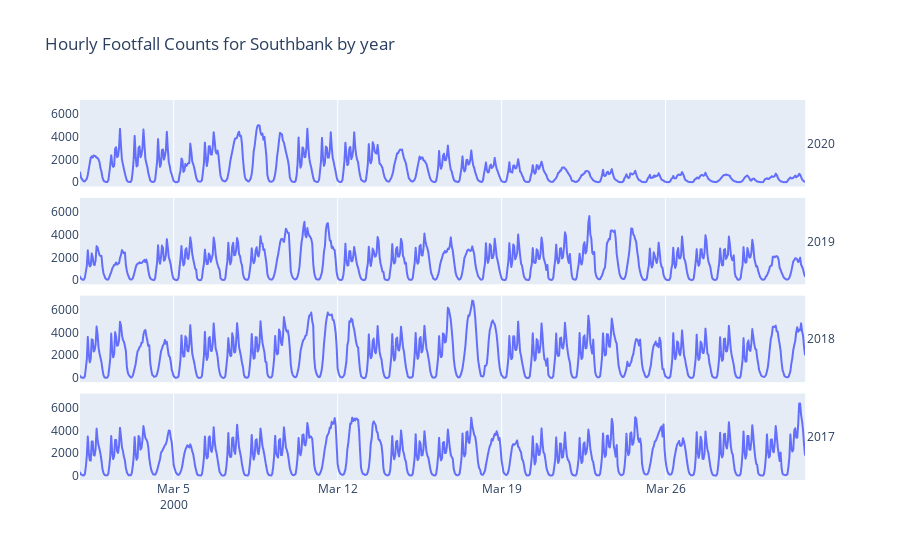

Notebook code for this chart:
### Code cell
def plot_years(df, sensor=None, year=None, month=None, same_yscale=False, row_height=100, **kwargs):
    df = filter_foot_df(df, year=year, month=month, sensor=sensor)
    
    # prep additional data required 
    year_counts = df.groupby("Year")["Hourly_Counts"].sum().sort_index(ascending=False)
    
    # make the figure with Plotly Express
    fig = px.line(
        df, y="Hourly_Counts", x="datetime_flat_year", facet_row="Year", title=f"Hourly Footfall Counts for {sensor} by year", 
        category_orders={'Year': list(year_counts.index)}, height=len(year_counts)*row_height, **kwargs
    )
    
    # update figure produced by Plotly Express with fine-tuning 
    fig.update_yaxes(matches=None if same_yscale else "y", showgrid=False, zeroline=False, title_text=None)
    fig.update_xaxes(showgrid=True, title_text=None)
    fig.for_each_annotation(lambda a: a.update(textangle=0, text=a.text.split('=')[-1]))
    return fig

plot_years(foot_df, sensor="Southbank", month="March", same_yscale=False)

### Figure 1 — Plotly figure (JSON) as saved in the notebook; plotly's stock layout.template omitted (floating-point values rounded to 4 significant figures; data arrays with more than 128 entries replaced by an {"elided": "..."} marker saying what was removed)
{"data": [{"hovertemplate": "Year=2020<br>datetime_flat_year=%{x}<br>Hourly_Counts=%{y}<extra></extra>", "legendgroup": "", "line": {"color": "#636efa", "dash": "solid"}, "mode": "lines", "name": "", "showlegend": false, "type": "scattergl", "x": {"elided": "744 str values"}, "xaxis": "x4", "y": {"elided": "744 int values"}, "yaxis": "y4"}, {"hovertemplate": "Year=2019<br>datetime_flat_year=%{x}<br>Hourly_Counts=%{y}<extra></extra>", "legendgroup": "", "line": {"color": "#636efa", "dash": "solid"}, "mode": "lines", "name": "", "showlegend": false, "type": "scattergl", "x": {"elided": "744 str values"}, "xaxis": "x3", "y": {"elided": "744 int values"}, "yaxis": "y3"}, {"hovertemplate": "Year=2018<br>datetime_flat_year=%{x}<br>Hourly_Counts=%{y}<extra></extra>", "legendgroup": "", "line": {"color": "#636efa", "dash": "solid"}, "mode": "lines", "name": "", "showlegend": false, "type": "scattergl", "x": {"elided": "744 str values"}, "xaxis": "x2", "y": {"elided": "744 int values"}, "yaxis": "y2"}, {"hovertemplate": "Year=2017<br>datetime_flat_year=%{x}<br>Hourly_Counts=%{y}<extra></extra>", "legendgroup": "", "line": {"color": "#636efa", "dash": "solid"}, "mode": "lines", "name": "", "showlegend": false, "type": "scattergl", "x": {"elided": "744 str values"}, "xaxis": "x", "y": {"elided": "744 int values"}, "yaxis": "y"}], "layout": {"annotations": [{"font": {}, "showarrow": false, "text": "2017", "textangle": 0, "x": 0.98, "xanchor": "left", "xref": "paper", "y": 0.1138, "yanchor": "middle", "yref": "paper"}, {"font": {}, "showarrow": false, "text": "2018", "textangle": 0, "x": 0.98, "xanchor": "left", "xref": "paper", "y": 0.3712, "yanchor": "middle", "yref": "paper"}, {"font": {}, "showarrow": false, "text": "2019", "textangle": 0, "x": 0.98, "xanchor": "left", "xref": "paper", "y": 0.6288, "yanchor": "middle", "yref": "paper"}, {"font": {}, "showarrow": false, "text": "2020", "textangle": 0, "x": 0.98, "xanchor": "left", "xref": "paper", "y": 0.8862, "yanchor": "middle", "yref": "paper"}], "autosize": true, "legend": {"tracegroupgap": 0}, "title": {"text": "Hourly Footfall Counts for Southbank by year"}, "xaxis": {"anchor": "y", "autorange": true, "domain": [0, 0.98], "range": ["2000-03-01", "2000-03-31 23:00"], "showgrid": true, "title": {}, "type": "date"}, "xaxis2": {"anchor": "y2", "autorange": true, "domain": [0, 0.98], "matches": "x", "range": ["2000-03-01", "2000-03-31 23:00"], "showgrid": true, "showticklabels": false, "type": "date"}, "xaxis3": {"anchor": "y3", "autorange": true, "domain": [0, 0.98], "matches": "x", "range": ["2000-03-01", "2000-03-31 23:00"], "showgrid": true, "showticklabels": false, "type": "date"}, "xaxis4": {"anchor": "y4", "autorange": true, "domain": [0, 0.98], "matches": "x", "range": ["2000-03-01", "2000-03-31 23:00"], "showgrid": true, "showticklabels": false, "type": "date"}, "yaxis": {"anchor": "x", "autorange": true, "domain": [0, 0.2275], "matches": "y", "range": [-371.4, 7236.0], "showgrid": false, "title": {}, "type": "linear", "zeroline": false}, "yaxis2": {"anchor": "x2", "autorange": true, "domain": [0.2575, 0.485], "matches": "y", "range": [-371.4, 7236.0], "showgrid": false, "title": {}, "type": "linear", "zeroline": false}, "yaxis3": {"anchor": "x3", "autorange": true, "domain": [0.515, 0.7425], "matches": "y", "range": [-371.4, 7236.0], "showgrid": false, "title": {}, "type": "linear", "zeroline": false}, "yaxis4": {"anchor": "x4", "autorange": true, "domain": [0.7725, 1], "matches": "y", "range": [-371.4, 7236.0], "showgrid": false, "title": {}, "type": "linear", "zeroline": false}}}
